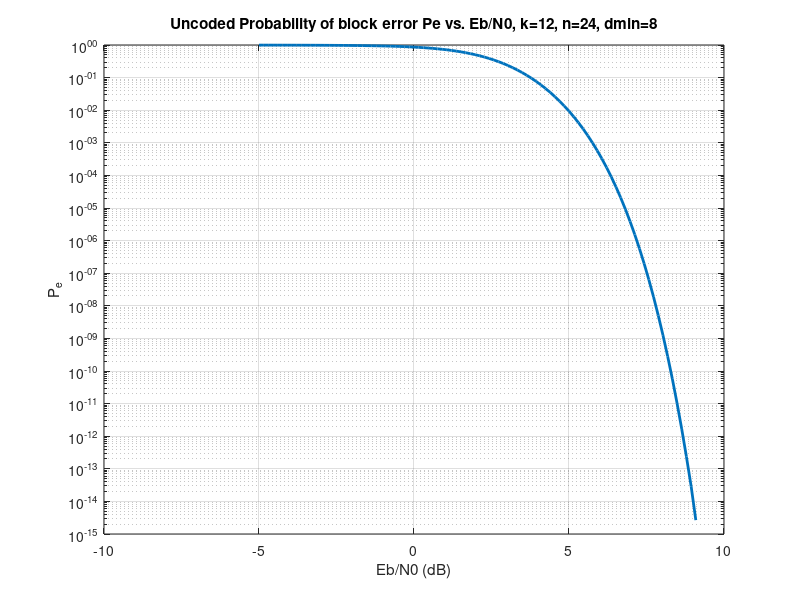

This chart was generated by the following MATLAB code:
%% Problem 3.a
% define block code
k = 12;
n = 24;
dmin = 8;
% Define Eb/N0 values in dB
EbN0dB = linspace(-5, 10, 100);

% Convert Eb/N0 to linear scale
EbN0 = 10.^(2*(EbN0dB / 10));

% Calculate the theoretical Pe for BPSK
Pb_theoretical = 0.5 * qfunc(sqrt(EbN0));

% calculate block error probability using binomial distribution formula

Pe_theoretical = 1 - (1-Pb_theoretical).^n;

% Plot the results
semilogy(EbN0dB, Pe_theoretical, 'LineWidth', 2);
title('Uncoded Probability of block error Pe vs. Eb/N0, k=12, n=24, dmin=8');
xlabel('Eb/N0 (dB)');
ylabel('P_e');
grid on;
